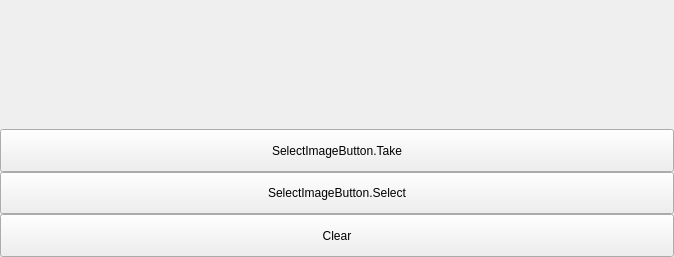
<?xml version="1.0" encoding="UTF-8"?>
<ui version="4.0">
 <class>PLSSelectImageButton</class>
 <widget class="QLabel" name="PLSSelectImageButton">
  <property name="geometry">
   <rect>
    <x>0</x>
    <y>0</y>
    <width>674</width>
    <height>257</height>
   </rect>
  </property>
  <property name="windowTitle">
   <string>Frame</string>
  </property>
  <layout class="QVBoxLayout" name="verticalLayout">
   <property name="spacing">
    <number>0</number>
   </property>
   <property name="leftMargin">
    <number>0</number>
   </property>
   <property name="topMargin">
    <number>0</number>
   </property>
   <property name="rightMargin">
    <number>0</number>
   </property>
   <property name="bottomMargin">
    <number>0</number>
   </property>
   <item>
    <widget class="QLabel" name="imageLabel">
     <property name="text">
      <string/>
     </property>
    </widget>
   </item>
   <item>
    <widget class="QWidget" name="maskBgWidget" native="true">
     <layout class="QVBoxLayout" name="verticalLayout_2">
      <property name="spacing">
       <number>0</number>
      </property>
      <property name="leftMargin">
       <number>0</number>
      </property>
      <property name="topMargin">
       <number>0</number>
      </property>
      <property name="rightMargin">
       <number>0</number>
      </property>
      <property name="bottomMargin">
       <number>0</number>
      </property>
      <item>
       <widget class="QPushButton" name="takeButton">
        <property name="sizePolicy">
         <sizepolicy hsizetype="Preferred" vsizetype="Preferred">
          <horstretch>0</horstretch>
          <verstretch>0</verstretch>
         </sizepolicy>
        </property>
        <property name="text">
         <string>SelectImageButton.Take</string>
        </property>
       </widget>
      </item>
      <item>
       <widget class="QPushButton" name="selectButton">
        <property name="sizePolicy">
         <sizepolicy hsizetype="Preferred" vsizetype="Preferred">
          <horstretch>0</horstretch>
          <verstretch>0</verstretch>
         </sizepolicy>
        </property>
        <property name="text">
         <string>SelectImageButton.Select</string>
        </property>
       </widget>
      </item>
      <item>
       <widget class="QPushButton" name="deleteButton">
        <property name="sizePolicy">
         <sizepolicy hsizetype="Preferred" vsizetype="Preferred">
          <horstretch>0</horstretch>
          <verstretch>0</verstretch>
         </sizepolicy>
        </property>
        <property name="text">
         <string>Clear</string>
        </property>
       </widget>
      </item>
     </layout>
    </widget>
   </item>
  </layout>
 </widget>
 <resources/>
 <connections/>
</ui>
